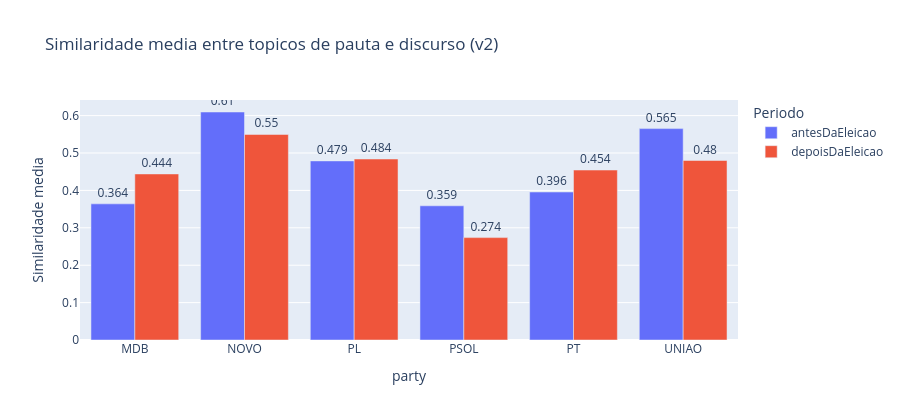

Source (notebook cell):
### Code cell
fig_v2 = px.bar(
    summary[summary["flow"] == "v2"],
    x="party",
    y="mean_similarity",
    color="period",
    barmode="group",
    title="Similaridade media entre topicos de pauta e discurso (v2)",
    labels={"mean_similarity": "Similaridade media", "period": "Periodo"},
    text=summary.loc[summary["flow"] == "v2", "mean_similarity"].round(3).astype(str),
)
fig_v2.update_layout(height=420, legend_title_text="Periodo")
fig_v2.update_traces(textposition="outside")
fig_v2.show()

### Figure 1 — Plotly figure (JSON) as saved in the notebook; plotly's stock layout.template omitted (floating-point values rounded to 4 significant figures)
{"data": [{"alignmentgroup": "True", "hovertemplate": "Periodo=antesDaEleicao<br>party=%{x}<br>Similaridade media=%{y}<br>text=%{text}<extra></extra>", "legendgroup": "antesDaEleicao", "marker": {"color": "#636efa", "pattern": {"shape": ""}}, "name": "antesDaEleicao", "offsetgroup": "antesDaEleicao", "orientation": "v", "showlegend": true, "text": ["0.364", "0.61", "0.479", "0.359", "0.396", "0.565"], "textposition": "outside", "type": "bar", "x": ["MDB", "NOVO", "PL", "PSOL", "PT", "UNIAO"], "xaxis": "x", "y": [0.364, 0.6097, 0.4789, 0.3589, 0.3957, 0.5653], "yaxis": "y"}, {"alignmentgroup": "True", "hovertemplate": "Periodo=depoisDaEleicao<br>party=%{x}<br>Similaridade media=%{y}<br>text=%{text}<extra></extra>", "legendgroup": "depoisDaEleicao", "marker": {"color": "#EF553B", "pattern": {"shape": ""}}, "name": "depoisDaEleicao", "offsetgroup": "depoisDaEleicao", "orientation": "v", "showlegend": true, "text": ["0.444", "0.55", "0.484", "0.274", "0.454", "0.48"], "textposition": "outside", "type": "bar", "x": ["MDB", "NOVO", "PL", "PSOL", "PT", "UNIAO"], "xaxis": "x", "y": [0.444, 0.5496, 0.4839, 0.2738, 0.4544, 0.48], "yaxis": "y"}], "layout": {"barmode": "group", "height": 420, "legend": {"title": {"text": "Periodo"}, "tracegroupgap": 0}, "title": {"text": "Similaridade media entre topicos de pauta e discurso (v2)"}, "xaxis": {"anchor": "y", "domain": [0, 1], "title": {"text": "party"}}, "yaxis": {"anchor": "x", "domain": [0, 1], "title": {"text": "Similaridade media"}}}}
